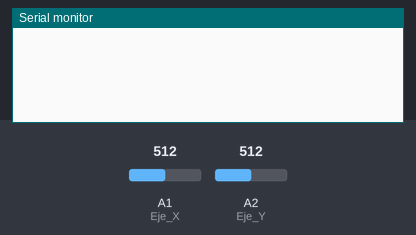
Simulated run of this sketch. Board: Arduino Uno, built with avr-gcc and run on an emulated ATmega328P. On the bench: the last lines printed to the serial monitor. The inputs (shaded band) are chosen by the test bench; at power-on: A1 (Eje_X) = 512, A2 (Eje_Y) = 512.

Above: at 1.2 s.
1.3 s: A1 (Eje_X) set to 585
2.8 s: A1 (Eje_X) set to 613
At 3.8 s:
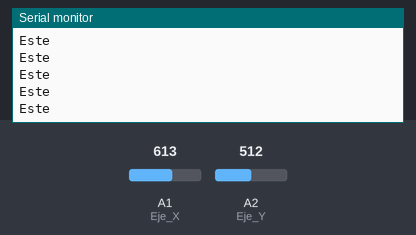
4.7 s: A2 (Eje_Y) set to 590
7.7 s: A2 (Eje_Y) set to 610
At 8.5 s:
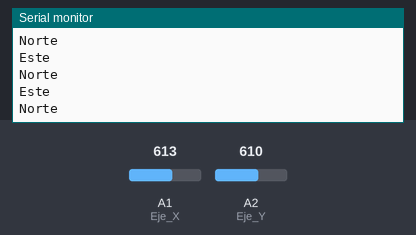

The sketch:

EXER_3_JOYSTICK.ino
```cpp
int angulo = 90;
int Eje_X = A1;
int Eje_Y = A2;
int x = 0;
int y = 0;
void setup() {
  // put your setup code here, to run once:
  pinMode(Eje_X, INPUT);
  pinMode(Eje_Y, INPUT);
  Serial.begin(9600);
}

void loop() {
  // put your main code here, to run repeatedly:

  //Leemos las señales del eje X e Y
  x = analogRead(Eje_X);
  y = analogRead(Eje_Y);

  //Mostramos la cardinalidad del joystick
  if(x<400)
    Serial.println("Oeste");
  else if(x>600)
    Serial.println("Este");
  if(y<400)
    Serial.println("Sur");
  else if(y>600)
    Serial.println("Norte");
}
```

Measured:
- the behaviour switches between 600 and 601 on A1 (Eje_X) (found by bisection; images 0 and 1)
- the behaviour switches between 600 and 601 on A2 (Eje_Y) (found by bisection; images 1 and 2)
- after the input at 2.8 s, the serial monitor: prints a new line at once (image 1)
- after the input at 7.7 s, the serial monitor: prints a new line after 0.08 s (image 2)
